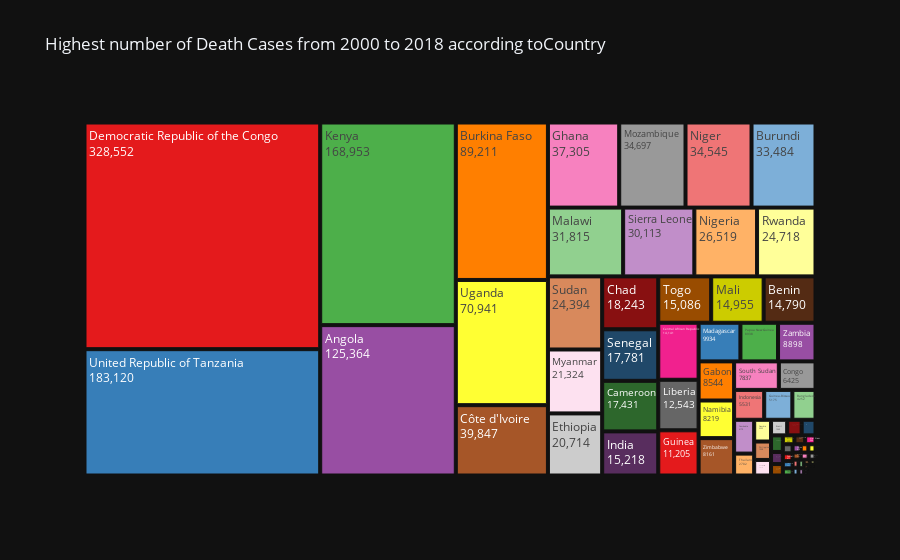

Here is the notebook cell this chart was saved with:
### Code cell
plot_treemap_deaths(reported_group,"Country","No. of deaths")

### Figure 1 — Plotly figure (JSON) as saved in the notebook; plotly's stock layout.template omitted (floating-point values rounded to 4 significant figures)
{"data": [{"branchvalues": "total", "domain": {"x": [0, 1], "y": [0, 1]}, "hovertemplate": "labels=%{label}<br>No. of deaths=%{value}<br>parent=%{parent}<br>id=%{id}<extra></extra>", "ids": ["Afghanistan", "Algeria", "Angola", "Argentina", "Armenia", "Azerbaijan", "Bangladesh", "Belize", "Benin", "Bhutan", "Bolivia (Plurinational State of)", "Botswana", "Brazil", "Burkina Faso", "Burundi", "Cabo Verde", "Cambodia", "Cameroon", "Central African Republic", "Chad", "China", "Colombia", "Comoros", "Congo", "Costa Rica", "Côte d'Ivoire", "Democratic People's Republic of Korea", "Democratic Republic of the Congo", "Djibouti", "Dominican Republic", "Ecuador", "Egypt", "El Salvador", "Equatorial Guinea", "Eritrea", "Eswatini", "Ethiopia", "Gabon", "Gambia", "Georgia", "Ghana", "Guatemala", "Guinea", "Guinea-Bissau", "Guyana", "Haiti", "Honduras", "India", "Indonesia", "Iran (Islamic Republic of)", "Iraq", "Kenya", "Kyrgyzstan", "Lao People's Democratic Republic", "Liberia", "Madagascar", "Malawi", "Malaysia", "Mali", "Mauritania", "Mexico", "Morocco", "Mozambique", "Myanmar", "Namibia", "Nepal", "Nicaragua", "Niger", "Nigeria", "Oman", "Pakistan", "Panama", "Papua New Guinea", "Paraguay", "Peru", "Philippines", "Republic of Korea", "Rwanda", "Sao Tome and Principe", "Saudi Arabia", "Senegal", "Sierra Leone", "Solomon Islands", "Somalia", "South Africa", "South Sudan", "Sri Lanka", "Sudan", "Suriname", "Syrian Arab Republic", "Tajikistan", "Thailand", "Timor-Leste", "Togo", "Turkey", "Turkmenistan", "Uganda", "United Republic of Tanzania", "Uzbekistan", "Vanuatu", "Venezuela (Bolivarian Republic of)", "Viet Nam", "Yemen", "Zambia", "Zimbabwe"], "labels": ["Afghanistan", "Algeria", "Angola", "Argentina", "Armenia", "Azerbaijan", "Bangladesh", "Belize", "Benin", "Bhutan", "Bolivia (Plurinational State of)", "Botswana", "Brazil", "Burkina Faso", "Burundi", "Cabo Verde", "Cambodia", "Cameroon", "Central African Republic", "Chad", "China", "Colombia", "Comoros", "Congo", "Costa Rica", "Côte d'Ivoire", "Democratic People's Republic of Korea", "Democratic Republic of the Congo", "Djibouti", "Dominican Republic", "Ecuador", "Egypt", "El Salvador", "Equatorial Guinea", "Eritrea", "Eswatini", "Ethiopia", "Gabon", "Gambia", "Georgia", "Ghana", "Guatemala", "Guinea", "Guinea-Bissau", "Guyana", "Haiti", "Honduras", "India", "Indonesia", "Iran (Islamic Republic of)", "Iraq", "Kenya", "Kyrgyzstan", "Lao People's Democratic Republic", "Liberia", "Madagascar", "Malawi", "Malaysia", "Mali", "Mauritania", "Mexico", "Morocco", "Mozambique", "Myanmar", "Namibia", "Nepal", "Nicaragua", "Niger", "Nigeria", "Oman", "Pakistan", "Panama", "Papua New Guinea", "Paraguay", "Peru", "Philippines", "Republic of Korea", "Rwanda", "Sao Tome and Principe", "Saudi Arabia", "Senegal", "Sierra Leone", "Solomon Islands", "Somalia", "South Africa", "South Sudan", "Sri Lanka", "Sudan", "Suriname", "Syrian Arab Republic", "Tajikistan", "Thailand", "Timor-Leste", "Togo", "Turkey", "Turkmenistan", "Uganda", "United Republic of Tanzania", "Uzbekistan", "Vanuatu", "Venezuela (Bolivarian Republic of)", "Viet Nam", "Yemen", "Zambia", "Zimbabwe"], "name": "", "parents": ["", "", "", "", "", "", "", "", "", "", "", "", "", "", "", "", "", "", "", "", "", "", "", "", "", "", "", "", "", "", "", "", "", "", "", "", "", "", "", "", "", "", "", "", "", "", "", "", "", "", "", "", "", "", "", "", "", "", "", "", "", "", "", "", "", "", "", "", "", "", "", "", "", "", "", "", "", "", "", "", "", "", "", "", "", "", "", "", "", "", "", "", "", "", "", "", "", "", "", "", "", "", "", "", ""], "textinfo": "label+text+value", "type": "treemap", "values": [363, 4, 125364, 2, 0, 0, 4252, 2, 14790, 85, 20, 237, 1549, 89211, 33484, 32, 4170, 17431, 14141, 18243, 413, 1201, 284, 6425, 1, 39847, 0, 328552, 103, 178, 348, 10, 0, 389, 633, 294, 20714, 8544, 2255, 1, 37305, 14, 11205, 5175, 429, 301, 16, 15218, 5531, 24, 0, 168953, 1, 1329, 12543, 9934, 31815, 356, 14955, 876, 1, 9, 34697, 21324, 8219, 93, 36, 34545, 26519, 4, 829, 16, 8938, 1, 126, 1908, 9, 24718, 1390, 0, 17781, 30113, 587, 471, 1615, 7837, 166, 24394, 95, 13, 0, 2702, 431, 15086, 22, 0, 70941, 183120, 1, 56, 278, 564, 544, 8898, 8161]}], "layout": {"legend": {"tracegroupgap": 0}, "title": {"text": "Highest number of Death Cases from 2000 to 2018 according toCountry<br>"}, "treemapcolorway": ["rgb(228,26,28)", "rgb(55,126,184)", "rgb(77,175,74)", "rgb(152,78,163)", "rgb(255,127,0)", "rgb(255,255,51)", "rgb(166,86,40)", "rgb(247,129,191)", "rgb(153,153,153)"]}}
